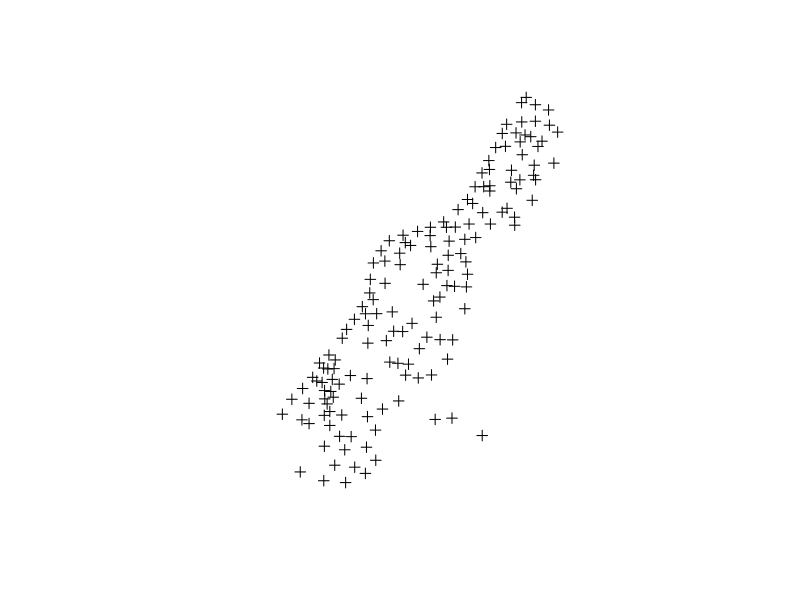
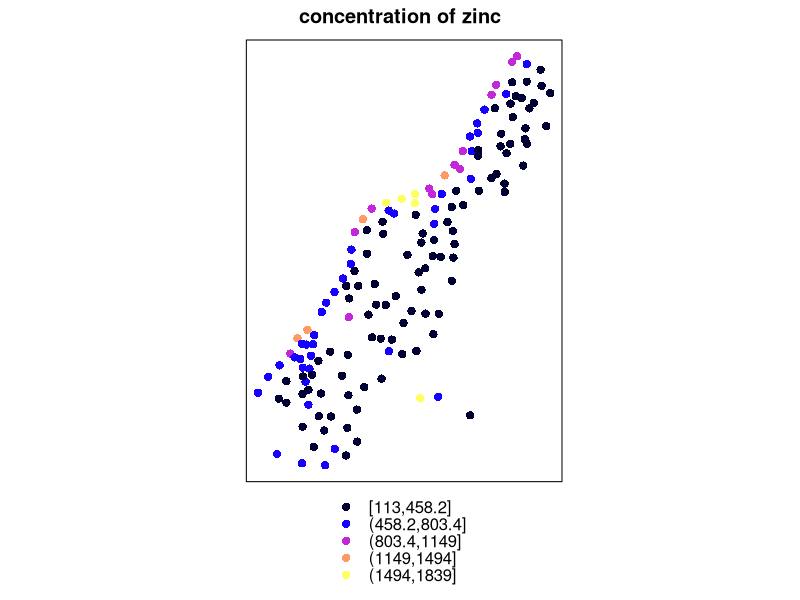
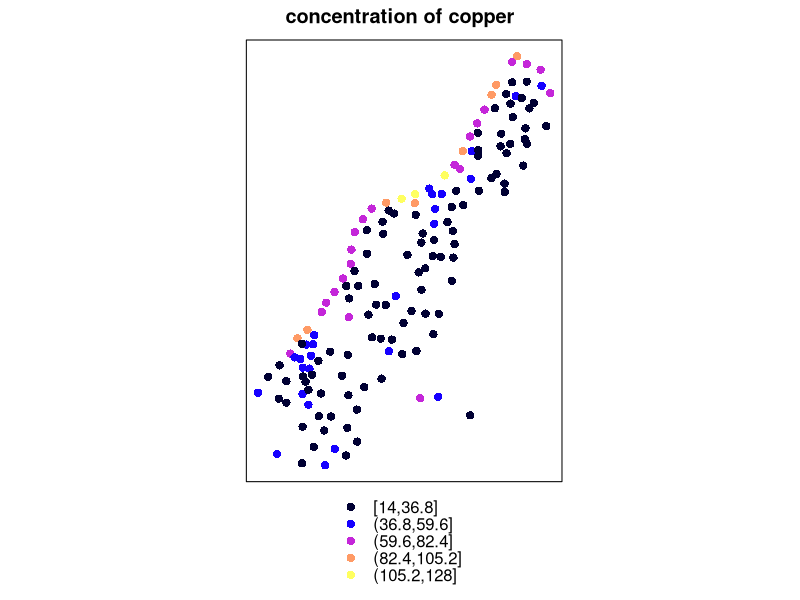
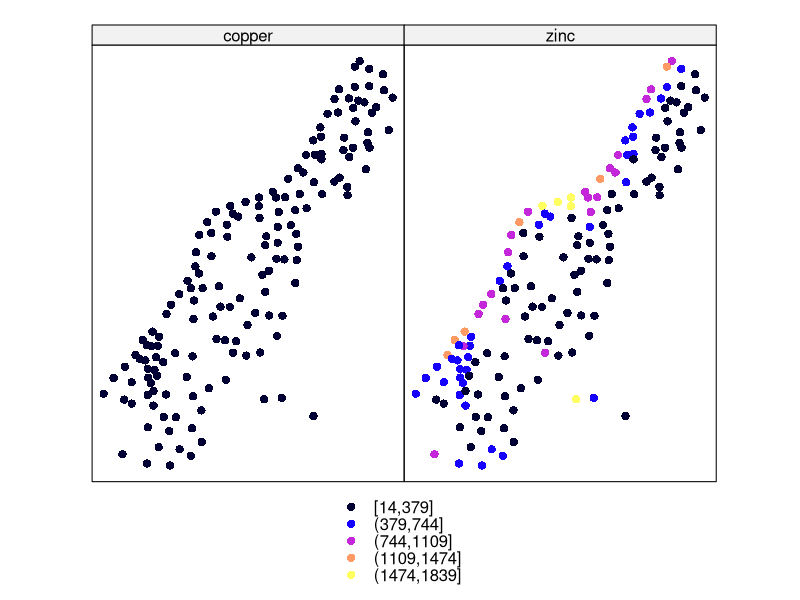
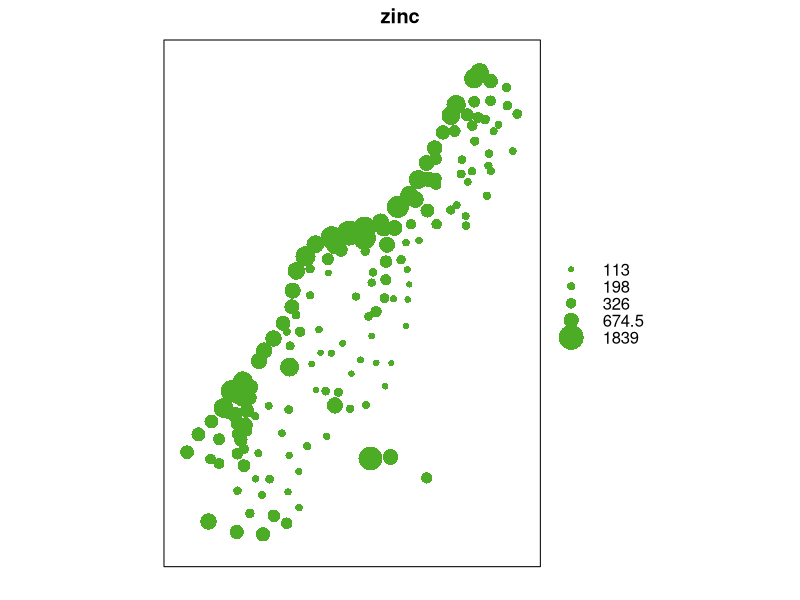
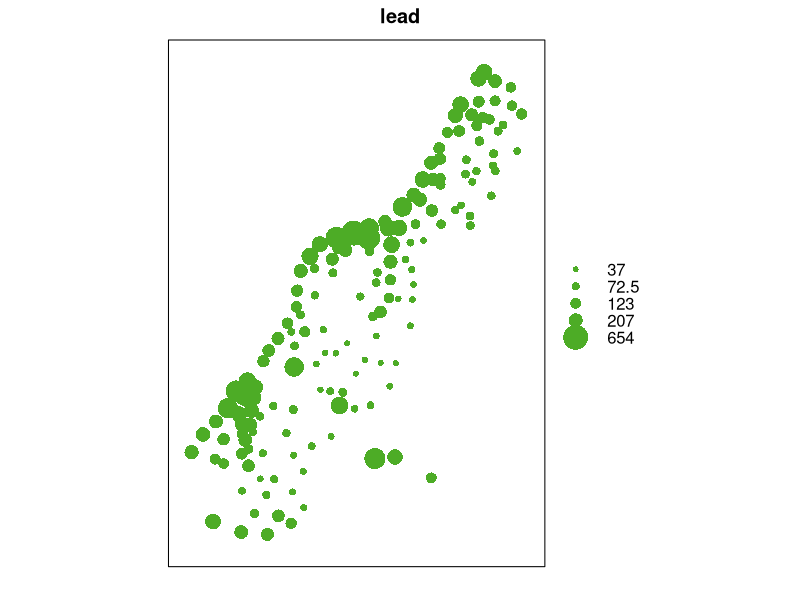
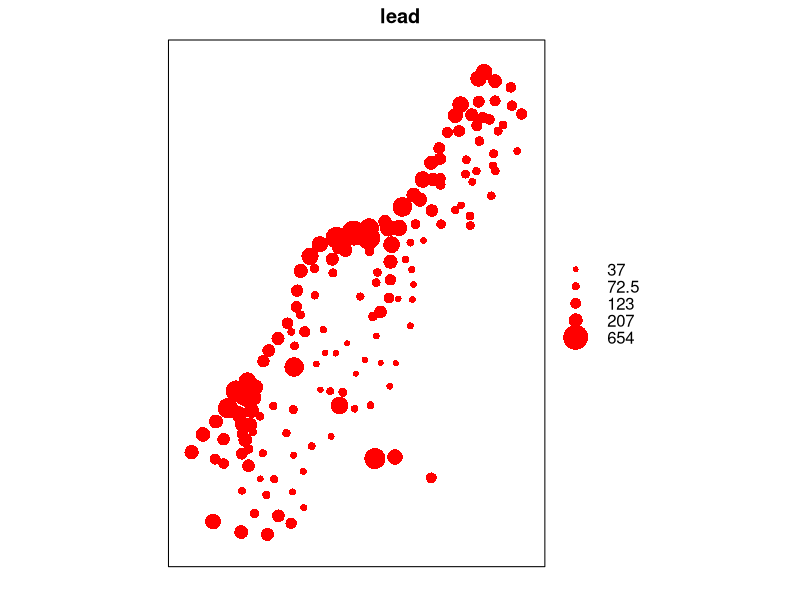

R code for these plots, in order:
# R spatial

library(sp)

data(meuse)

head(meuse)

coordinates(meuse) = ~x+y

plot(meuse)

# spplot is used to plot element like zinc, lead etc. spread in space
spplot(meuse, "zinc", main="concentration of zinc")

# Exercise: plot the concentration of copper
spplot(meuse, "copper", main="concentration of copper")

# Exercise; see copper and zinc
spplot(meuse, c("copper", "zinc"))

# this is the same solution we used for the first lecture
# primates <- c(1,5,10)

# Rather than using colours, let's make of bubbles
bubble(meuse, "zinc")

# do the same for lead
bubble(meuse, "lead")
bubble(meuse, "lead", col="red")
